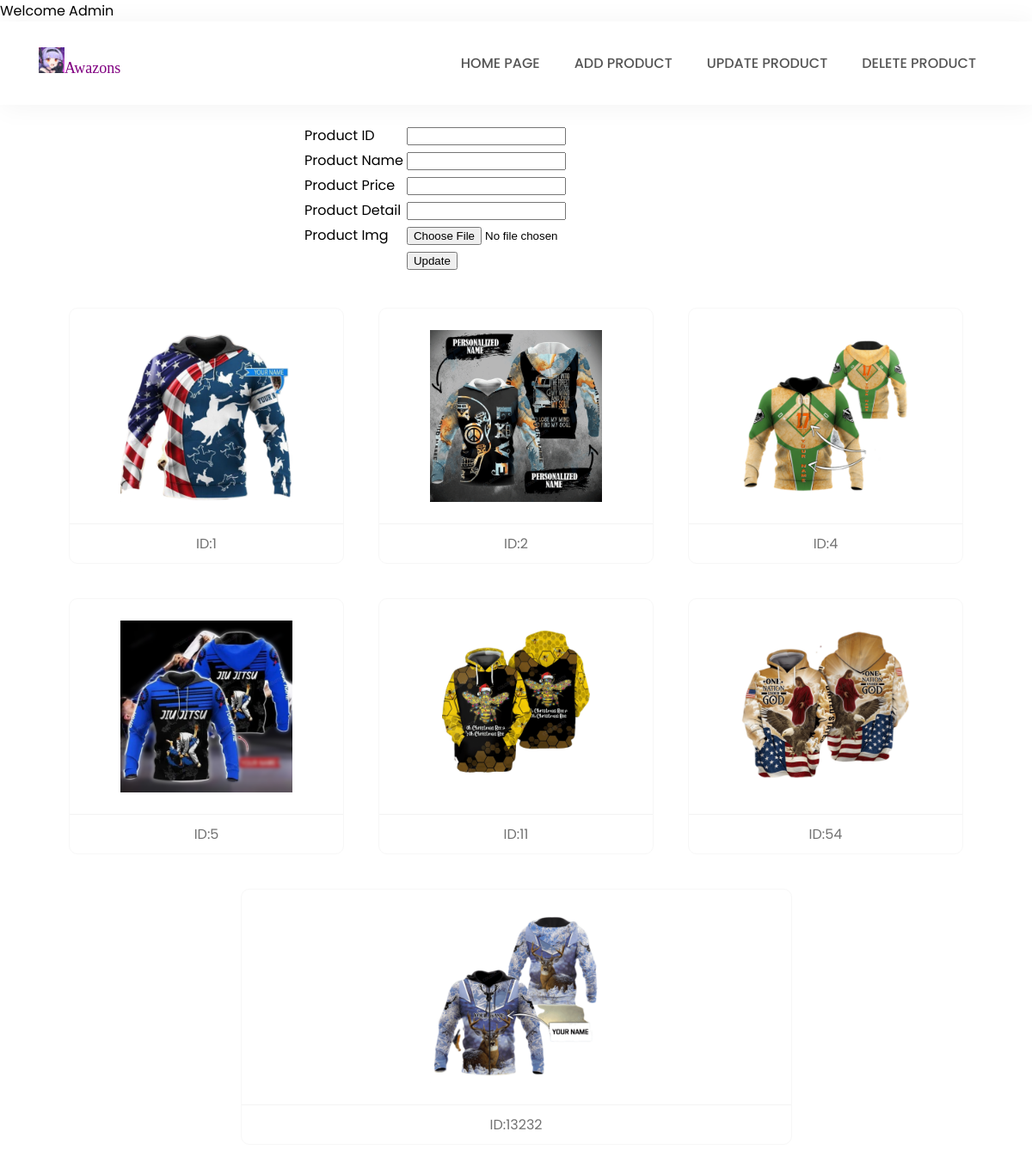
/UpdateProduct.php, run on the app's committed database.
### tables this page shows
CREATE TABLE `product` (
  `pid` int(11) NOT NULL,
  `pname` varchar(111) NOT NULL,
  `pimg` varchar(111) NOT NULL,
  `pprice` varchar(111) NOT NULL,
  `pdetail` text NOT NULL
);

### UpdateProduct.php (the view, shortened to what this page needs)
<!DOCTYPE html>
<html lang="en">
<head>
    <link rel="stylesheet" type="text/css" href="css/style.css">
</head>
<body>
    <?php
    echo 'Welcome Admin';
    ?>
<nav>
        <div class="navigation">
            <a href="index.php" class="logo"><img src="Images/icon.png"><span class="shop-name">Awazons</span></a>
            <ul class="menu">
                <li><a href="index.php">Home Page</a></li>
                <li class="shop"><a href="AddProduct.php">Add Product</a></li>
                <li><a href="UpdateProduct.php">Update Product</a>
                </li>
                <li><a href="DeleteProduct.php">Delete Product</a></li>
        </div>
    </nav>
    <form method="POST" enctype="multipart/form-data">
	<table class="product-container">
		<tr>
			<td> Product ID</td>
			<td><input type="text" name="product_id"> </td>
		</tr>
		<tr>
			<td> Product Name</td>
			<td><input type="text" name="product_name"> </td>
		</tr>
		<tr>
			<td> Product Price</td>
			<td><input type="text" name="product_price"> </td>
		</tr>
        <tr>
			<td> Product Detail</td>
			<td><input type="text" name="product_detail"> </td>
		</tr>
		<tr>
			<td> Product Img</td>
			<td><input type="file" name="product_img"> </td>
		</tr>
		<tr>
			<td> </td>
			<td><input type="submit" name="update_product" value="Update"> </td>
		</tr>
	</table>
    </form>
<section class="new-arrival">
<div class="product-container">
	<?php
	$connect = mysqli_connect('localhost', 'root', '', 'mydb');
	$sql = "SELECT * FROM product";
	$result = mysqli_query($connect, $sql);
	while ($row = mysqli_fetch_array($result)) {
	?>
	<div class="product-box">
		<div class="product-img">
			<a href="detail.php?id=<?php echo $row['pid'] ?>"><img  src="<?php echo $row['pimg'] ?>"></a>
		</div>
		<div class="product-details">
			<a href="detail.php?id=<?php echo $row['pid'] ?>" class="p-name">ID:<?php echo $row['pid'] ?> </a>
		</div>
	</div><?php
			}
				?>
</section>
</body>
</html>

### css/style.css (style rules this page uses)
body { margin:0px; padding: 0px; font-family: poppins; background-color: #ffffff; }
* { box-sizing: border-box; }
ul { list-style: none; }
a { text-decoration: none; }
nav { width:100%; box-shadow: 2px 2px 30px rgba(0,0,0,0.05); z-index: 100; }
.navigation { display: flex; justify-content: space-between; align-items: center; padding: 0px 45px; }
.logo img { height: 30px; }
.shop-name { font-size: large; color: purple; font-family: 'Alfa Slab One', cursive; }
.menu { display: flex; align-items: center; }
.menu li { position: relative; margin: 20px; display: flex; text-transform: uppercase; font-weight: 500; }
.menu li a { color: #555555; }
.product-container { width:90%; display: flex; justify-content: center; align-items: center; flex-wrap: wrap; margin-top: 20px; }
.product-box { display: flex; flex-grow: 0.5; flex-direction: column; align-items: center; border: 1px solid #f7f7f7; border-radius: 10px; margin: 20px; }
.product-img { width:200px; height: 210px; margin: 20px; cursor: pointer; position: relative; }
.product-img img { width:100%; height: 100%; object-fit: contain; object-position: center; }
.product-details { display: flex; flex-direction: column; align-items: center; width: 100%; padding: 10px 20px; border-top: 1px solid #f3f3f3; }
.p-name { color: #727272; }
.new-arrival { display: flex; flex-direction: column; justify-content: center; align-items: center; }

### UpdateProduct.php (style rules this page uses)
body { font-family: poppins; }

### data on the page
product: pimg (picture), pid "1"
product: pimg (picture), pid "2"
product: pimg (picture), pid "4"
product: pimg (picture), pid "5"
product: pimg (picture), pid "11"
product: pimg (picture), pid "54"
product: pimg (picture), pid "13232"
